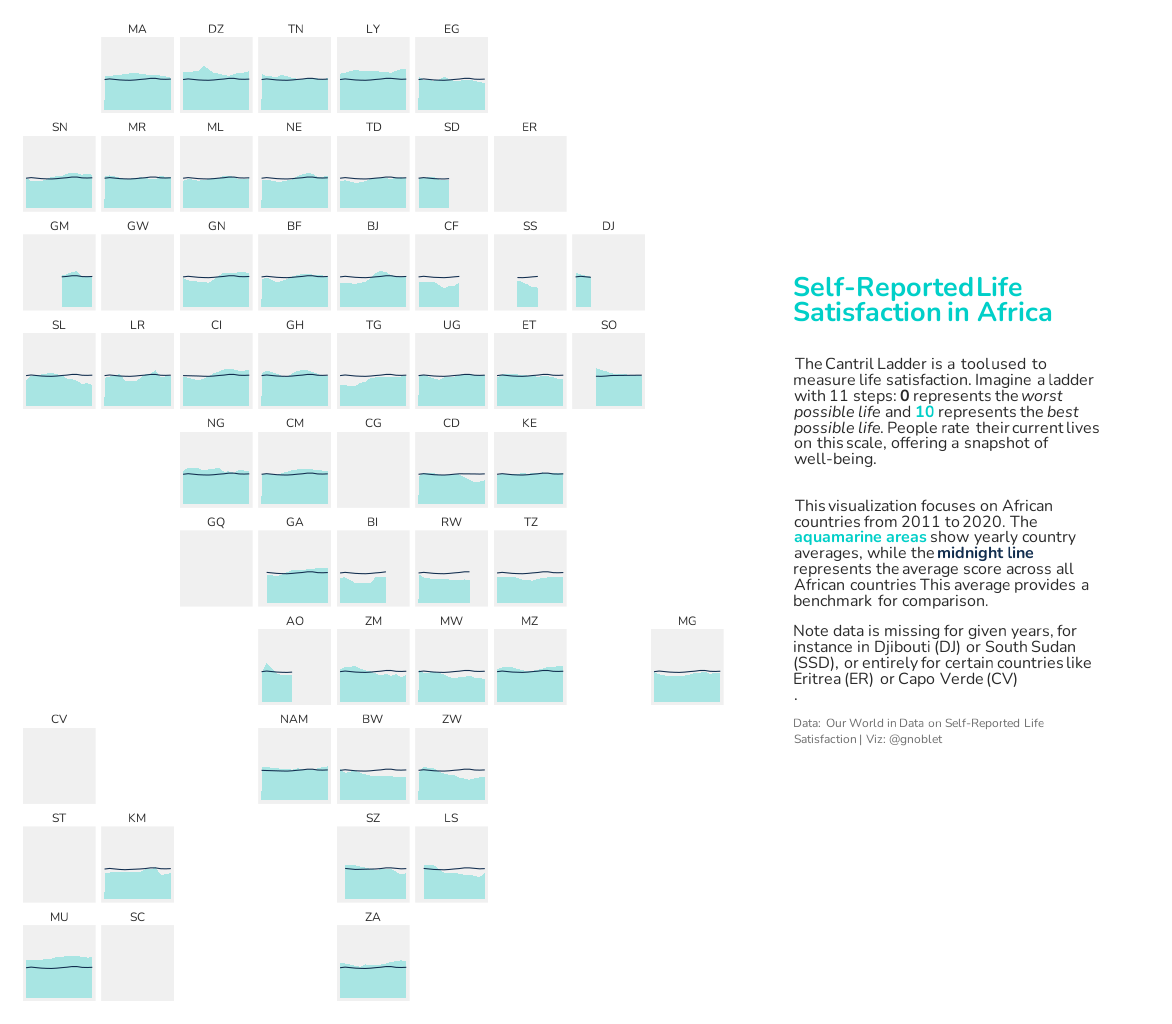

Generate this figure with R:
library(owidapi)
library(ggplot2)
library(data.table)
library(geofacet)
library(showtext)


# Retrieve life satisfaction distribution data from OWID
dat  <- owid_get(
  chart_id = "happiness-cantril-ladder"
)
setDT(dat)

# i want to keep only african countries:
data("africa_countries_grid1", package = "geofacet")
cty <- africa_countries_grid1

# recode differently names countries
dat <-  dat[, entity_name := fcase(
  entity_name == "Democratic Republic of Congo" , "Democratic Republic of the Congo",
  entity_name == "Cote d'Ivoire", "Côte d'Ivoire",
  entity_name == "Republic of Congo", "Congo",
  default = entity_name
)]

# merge and remove empty codes
dat_cty <- dat[cty, on = .(entity_name = name)][!is.na(code)]
dat_cty[, avg_score := mean(cantril_ladder_score, na.rm = TRUE), by = year]

#------ Colors and fonts
font_add_google("Nunito", "Nunito")
showtext_auto()

body_font <- "Nunito"
title_font <- "Nunito"
col_fill <- "#00CFC8"
col_line <- "#112D4E"
panel_bg_col <- "#F0F0F0"
bg_col <- "#FFFFFF"
text_col <- "#2A2A2A"

# Updated tag with engaging explanation

tag <- "
  <span style='font-size:20pt;color:#00CFC8;'>**Self-Reported Life Satisfaction in Africa**</span><br>

  <span style='font-size:12pt;color:#2A2A2A;'>The Cantril Ladder is a tool used to measure life satisfaction. Imagine a ladder with 11 steps: <span style='color:#2A2A2A;'>**0**</span> represents the *worst possible life* and <span style='color:#00CFC8;'>**10**</span> represents the *best possible life*. People rate their current lives on this scale, offering a snapshot of well-being.</span><br>

  <span style='font-size:12pt;color:#2A2A2A;'>This visualization focuses on African countries from 2011 to 2020. The <span style='color:#00CFC8;'>**aquamarine areas**</span> show yearly country averages, while the <span style='color:#112D4E;'>**midnight line**</span> represents the average score across all African countries This average provides a benchmark for comparison.</span>

  <span style='font-size:12pt;color:#2A2A2A;'> Note data is missing for given years, for instance in Djibouti (DJ) or South Sudan (SSD), or entirely for certain countries like Eritrea (ER) or Capo Verde (CV)<br>.

  <span style='font-size:9pt;color:#6D6D6D;'>Data: Our World in Data on Self-Reported Life Satisfaction | Viz: @gnoblet</span>
"

g <- ggplot(dat_cty, aes(x = year, y = cantril_ladder_score, group = code)) +
  geom_area(fill = col_fill, alpha = 0.3) +
  geom_line(aes(y = avg_score), color = col_line, linewidth = 0.5) +
  labs(
    tag = tag,
    x = NULL,
    y = NULL
  ) +
  scale_y_continuous(limits = c(0, 10)) +
  theme_minimal() +
  facet_geo(~ code, grid = "africa_countries_grid1") +
  theme(
    text = element_text(family = body_font, color = text_col),
    axis.text = element_blank(),
    panel.background = element_rect(fill = panel_bg_col, color = NA),
    plot.background = element_rect(fill = bg_col, color = NA),
    panel.grid = element_blank(),
    plot.margin = margin(20,450, 20, 20),
    plot.tag.position = c(1.1, 0.5),
    plot.tag = element_textbox_simple(
      width = unit(4.3, "inch"),
      lineheight = 1.2,
      hjust = 0,
      maxwidth = 1
    ),
    strip.text = element_text(color = text_col, size = 9)
  )

g

# save
ggsave(
  "2025/day_09.png",
  dpi = 600,
  width = 11,
  height = 11,
)
